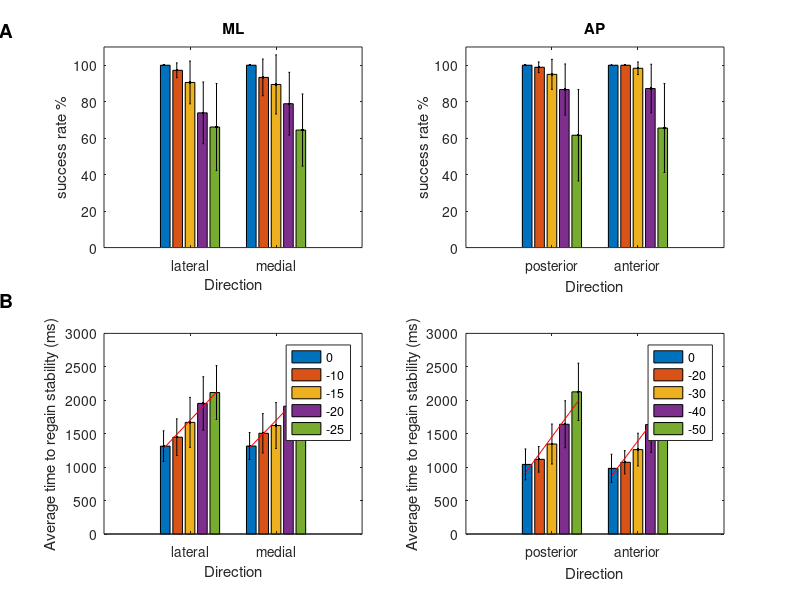

This chart was generated by the following MATLAB code:
clc
clear
close all


load('Average_rate_total.mat');
load('Average_time_total.mat');



for i=1:size(rate_total,1)
    clear M Q
    M(:,:)=rate_total(i,:,:);
    Q=M';
    AVE_rate(i,:)=mean(Q,1);
    STD_rate(i,:)=std(Q);
end

for i=1:size(tave_total,1)
    clear M Q
    M(:,:)=tave_total(i,:,:);
    Q=M';
    AVE_tave(i,:)=mean(Q,1);
    STD_tave(i,:)=std(Q);
end


%dir={'right'; 'left'};
dir={'lateral'; 'medial'};
dir1=[1 2];
figure
subplot(2,2,1)
bar(dir1,AVE_rate(:,1:2)')
set(gca, 'XTickLabel',dir, 'XTick',1:numel(dir))
ngroups = size(AVE_rate(:,1:2)', 1);
nbars = size(AVE_rate(:,1:2)', 2);
% Calculating the width for each bar group
groupwidth = min(0.8, nbars/(nbars + 1.5));
hold on
y=AVE_rate(:,1:2)';
error= STD_rate(:,1:2)';
for i = 1:nbars
    x = (1:ngroups) - groupwidth/2 + (2*i-1) * groupwidth / (2*nbars);
    errorbar(x,y(:,i),error(:,i) , '.k');
end
axis([0 3 0 110])
%legend('0','-10','-15','-20','-25')
xlabel('Direction');
ylabel('success rate %')
title('ML');
annotation('textbox', [0, 0.95, 0, 0], 'string', 'A','fontweight','bold','fontsize',14)


clear y error

% dir={'down'; 'up'};
dir={'posterior'; 'anterior'};
dir1=[1 2];
subplot(2,2,2)
bar(dir1,AVE_rate(:,3:4)')
set(gca, 'XTickLabel',dir, 'XTick',1:numel(dir))
y=AVE_rate(:,3:4)';
error= STD_rate(:,3:4)';
ngroups = size(y, 1);
nbars = size(y, 2);
% Calculating the width for each bar group
groupwidth = min(0.8, nbars/(nbars + 1.5));
hold on
for i = 1:nbars
    x = (1:ngroups) - groupwidth/2 + (2*i-1) * groupwidth / (2*nbars);
    errorbar(x,y(:,i),error(:,i) , '.k');
end
axis([0 3 0 110])
%legend('0','-20','-30','-40','-50')
xlabel('Direction');
ylabel('success rate %')
title('AP');
annotation('textbox', [0, 0.5, 0, 0], 'string', 'B','fontweight','bold','fontsize',14)

clear y error
dir={'lateral'; 'medial'};
dir1=[1 2];
%figure
subplot(2,2,3)
bar(dir1,AVE_tave(:,1:2)')
set(gca, 'XTickLabel',dir, 'XTick',1:numel(dir))
y=AVE_tave(:,1:2)';
error= STD_tave(:,1:2)';
ngroups = size(y, 1);
nbars = size(y, 2);
% Calculating the width for each bar group
groupwidth = min(0.8, nbars/(nbars + 1.5));
hold on
for i = 1:nbars
    x = (1:ngroups) - groupwidth/2 + (2*i-1) * groupwidth / (2*nbars);
    errorbar(x,y(:,i),error(:,i) , '.k');
end
c=polyfit([0.6923 0.8462 1 1.154 1.308],y(1,:),1);
y_est = polyval(c,[0.6923 0.8462 1 1.154 1.308]);
plot([0.6923 0.8462 1 1.154 1.308],y_est,'-r');
c=polyfit([1.692 1.846 2 2.154 2.308],y(2,:),1);
y_est = polyval(c,[1.692 1.846 2 2.154 2.308]);
plot([1.692 1.846 2 2.154 2.308],y_est,'-r');
legend('0','-10','-15','-20','-25')
xlabel('Direction');
ylabel('Average time to regain stability (ms)')
axis([0 3 0 3000])

clear y error
dir={'posterior'; 'anterior'};
dir1=[1 2];
subplot(2,2,4)
bar(dir1,AVE_tave(:,3:4)')
set(gca, 'XTickLabel',dir, 'XTick',1:numel(dir))
y=AVE_tave(:,3:4)';
error= STD_tave(:,3:4)';
ngroups = size(y, 1);
nbars = size(y, 2);
% Calculating the width for each bar group
groupwidth = min(0.8, nbars/(nbars + 1.5));
hold on
for i = 1:nbars
    x = (1:ngroups) - groupwidth/2 + (2*i-1) * groupwidth / (2*nbars);
    errorbar(x,y(:,i),error(:,i) , '.k');
end
c=polyfit([0.6923 0.8462 1 1.154 1.308],y(1,:),1);
y_est = polyval(c,[0.6923 0.8462 1 1.154 1.308]);
plot([0.6923 0.8462 1 1.154 1.308],y_est,'-r');
c=polyfit([1.692 1.846 2 2.154 2.308],y(2,:),1);
y_est = polyval(c,[1.692 1.846 2 2.154 2.308]);
plot([1.692 1.846 2 2.154 2.308],y_est,'-r');
%legend('0','-10','-20','-30','-40')
legend('0','-20','-30','-40','-50')
xlabel('Direction');
ylabel('Average time to regain stability (ms)')
axis([0 3 0 3000])

